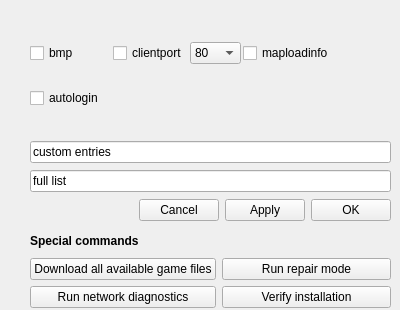
<?xml version="1.0" encoding="UTF-8"?>
<ui version="4.0">
 <class>Form</class>
 <widget class="QWidget" name="Form">
  <property name="windowModality">
   <enum>Qt::WindowModal</enum>
  </property>
  <property name="geometry">
   <rect>
    <x>0</x>
    <y>0</y>
    <width>400</width>
    <height>310</height>
   </rect>
  </property>
  <property name="windowTitle">
   <string>Gw2 start argument editor</string>
  </property>
  <property name="layoutDirection">
   <enum>Qt::LeftToRight</enum>
  </property>
  <widget class="QWidget" name="gridLayoutWidget">
   <property name="geometry">
    <rect>
     <x>30</x>
     <y>20</y>
     <width>304</width>
     <height>111</height>
    </rect>
   </property>
   <layout class="QGridLayout" name="gridLayout">
    <property name="spacing">
     <number>2</number>
    </property>
    <item row="0" column="0">
     <widget class="QCheckBox" name="checkBox_bmp">
      <property name="toolTip">
       <string>&lt;html&gt;&lt;head/&gt;&lt;body&gt;&lt;h3 style=&quot; margin-top:14px; margin-bottom:12px; margin-left:0px; margin-right:0px; -qt-block-indent:0; text-indent:0px;&quot;&gt;&lt;a name=&quot;-bmp&quot;/&gt;&lt;span style=&quot; font-size:large; font-weight:600;&quot;&gt;-&lt;/span&gt;&lt;span style=&quot; font-size:large; font-weight:600;&quot;&gt;bmp&lt;/span&gt;&lt;/h3&gt;&lt;p&gt;Forces the game to create &lt;a href=&quot;https://en.wikipedia.org/wiki/Lossless_data_compression&quot;&gt;&lt;span style=&quot; text-decoration: underline; color:#0000ff;&quot;&gt;lossless&lt;/span&gt;&lt;/a&gt; screenshots as &lt;span style=&quot; font-family:'Courier New';&quot;&gt;.BMP files&lt;/span&gt;. &lt;/p&gt;&lt;ul style=&quot;margin-top: 0px; margin-bottom: 0px; margin-left: 0px; margin-right: 0px; -qt-list-indent: 1;&quot;&gt;&lt;li style=&quot; margin-top:12px; margin-bottom:12px; margin-left:30px; margin-right:0px; -qt-block-indent:0; text-indent:0px;&quot;&gt;Used for creating higher-quality screenshots at the expense of much larger files.&lt;/li&gt;&lt;/ul&gt;&lt;/body&gt;&lt;/html&gt;</string>
      </property>
      <property name="text">
       <string>bmp</string>
      </property>
     </widget>
    </item>
    <item row="0" column="1">
     <layout class="QHBoxLayout" name="horizontalLayout">
      <item>
       <widget class="QCheckBox" name="checkBox_clientport">
        <property name="toolTip">
         <string>&lt;html&gt;&lt;head/&gt;&lt;body&gt;&lt;h3 style=&quot; margin-top:14px; margin-bottom:12px; margin-left:0px; margin-right:0px; -qt-block-indent:0; text-indent:0px;&quot;&gt;&lt;a name=&quot;-clientport_80&quot;/&gt;&lt;span style=&quot; font-size:large; font-weight:600;&quot;&gt;-&lt;/span&gt;&lt;span style=&quot; font-size:large; font-weight:600;&quot;&gt;clientport 80&lt;/span&gt;&lt;/h3&gt;&lt;p&gt;Instructs the client to connect to the game servers over port 80 (HTTP) instead of 6112 (commonly used for games). &lt;/p&gt;&lt;ul style=&quot;margin-top: 0px; margin-bottom: 0px; margin-left: 0px; margin-right: 0px; -qt-list-indent: 1;&quot;&gt;&lt;li style=&quot; margin-top:12px; margin-bottom:0px; margin-left:30px; margin-right:0px; -qt-block-indent:0; text-indent:0px;&quot;&gt;Some ISPs may prioritize traffic at certain times, and some networks may block port 6112. This may be useful to avoid such scenarios.&lt;/li&gt;&lt;li style=&quot; margin-top:0px; margin-bottom:12px; margin-left:30px; margin-right:0px; -qt-block-indent:0; text-indent:0px;&quot;&gt;Some ISPs, networks, and other forms of MITM attacks may modify traffic on port 80 which will lead to issues with the GW2 client if this option is used.&lt;/li&gt;&lt;/ul&gt;&lt;h3 style=&quot; margin-top:14px; margin-bottom:12px; margin-left:0px; margin-right:0px; -qt-block-indent:0; text-indent:0px;&quot;&gt;&lt;a name=&quot;-clientport_443&quot;/&gt;&lt;span style=&quot; font-size:large; font-weight:600;&quot;&gt;-&lt;/span&gt;&lt;span style=&quot; font-size:large; font-weight:600;&quot;&gt;clientport 443&lt;/span&gt;&lt;/h3&gt;&lt;p&gt;Instructs the client to connect to the game servers over port 443 (HTTPS) instead of 6112 (commonly used for games). &lt;/p&gt;&lt;ul style=&quot;margin-top: 0px; margin-bottom: 0px; margin-left: 0px; margin-right: 0px; -qt-list-indent: 1;&quot;&gt;&lt;li style=&quot; margin-top:12px; margin-bottom:0px; margin-left:30px; margin-right:0px; -qt-block-indent:0; text-indent:0px;&quot;&gt;Some ISPs may prioritize traffic at certain times, and some networks may block port 6112. This may be useful to avoid such scenarios.&lt;/li&gt;&lt;li style=&quot; margin-top:0px; margin-bottom:12px; margin-left:30px; margin-right:0px; -qt-block-indent:0; text-indent:0px;&quot;&gt;Some ISPs, networks, and other forms of MITM attacks may modify traffic on port 443 which will lead to issues with the GW2 client if this option is used (this is less-likely to occur than with port 80).&lt;/li&gt;&lt;/ul&gt;&lt;/body&gt;&lt;/html&gt;</string>
        </property>
        <property name="text">
         <string>clientport</string>
        </property>
       </widget>
      </item>
      <item>
       <widget class="QComboBox" name="comboBox_clientport">
        <item>
         <property name="text">
          <string>80</string>
         </property>
        </item>
        <item>
         <property name="text">
          <string>443</string>
         </property>
        </item>
       </widget>
      </item>
     </layout>
    </item>
    <item row="0" column="2">
     <widget class="QCheckBox" name="checkBox_maploadinfo">
      <property name="toolTip">
       <string>&lt;html&gt;&lt;head/&gt;&lt;body&gt;&lt;h3 style=&quot; margin-top:14px; margin-bottom:12px; margin-left:0px; margin-right:0px; -qt-block-indent:0; text-indent:0px;&quot;&gt;&lt;a name=&quot;-mapLoadinfo&quot;/&gt;&lt;span style=&quot; font-size:large; font-weight:600;&quot;&gt;-&lt;/span&gt;&lt;span style=&quot; font-size:large; font-weight:600;&quot;&gt;mapLoadinfo&lt;/span&gt;&lt;/h3&gt;&lt;p&gt;Shows diagnostic information during map loads, including load percentages and elapsed time.&lt;/p&gt;&lt;/body&gt;&lt;/html&gt;</string>
      </property>
      <property name="text">
       <string>maploadinfo</string>
      </property>
     </widget>
    </item>
    <item row="1" column="0">
     <widget class="QCheckBox" name="checkBox_autologin">
      <property name="toolTip">
       <string>&lt;html&gt;&lt;head/&gt;&lt;body&gt;&lt;h3 style=&quot; margin-top:14px; margin-bottom:12px; margin-left:0px; margin-right:0px; -qt-block-indent:0; text-indent:0px;&quot;&gt;&lt;a name=&quot;-autologin&quot;/&gt;&lt;span style=&quot; font-size:large; font-weight:600;&quot;&gt;-&lt;/span&gt;&lt;span style=&quot; font-size:large; font-weight:600;&quot;&gt;autologin&lt;/span&gt;&lt;/h3&gt;&lt;p&gt;Logs in automatically, &lt;span style=&quot; font-weight:600;&quot;&gt;if&lt;/span&gt; the client has been set to remember the Account Name and Password.&lt;/p&gt;&lt;/body&gt;&lt;/html&gt;</string>
      </property>
      <property name="text">
       <string>autologin</string>
      </property>
     </widget>
    </item>
   </layout>
  </widget>
  <widget class="QWidget" name="verticalLayoutWidget_2">
   <property name="geometry">
    <rect>
     <x>30</x>
     <y>140</y>
     <width>361</width>
     <height>84</height>
    </rect>
   </property>
   <layout class="QVBoxLayout" name="verticalLayout_2">
    <item>
     <widget class="QLineEdit" name="lineEdit_custom">
      <property name="text">
       <string>custom entries</string>
      </property>
     </widget>
    </item>
    <item>
     <widget class="QLineEdit" name="lineEdit_full">
      <property name="enabled">
       <bool>true</bool>
      </property>
      <property name="text">
       <string>full list</string>
      </property>
      <property name="readOnly">
       <bool>true</bool>
      </property>
     </widget>
    </item>
    <item>
     <layout class="QHBoxLayout" name="horizontalLayout_2">
      <item>
       <spacer name="horizontalSpacer">
        <property name="orientation">
         <enum>Qt::Horizontal</enum>
        </property>
        <property name="sizeHint" stdset="0">
         <size>
          <width>40</width>
          <height>20</height>
         </size>
        </property>
       </spacer>
      </item>
      <item>
       <widget class="QPushButton" name="pushButton_cancel">
        <property name="text">
         <string>Cancel</string>
        </property>
       </widget>
      </item>
      <item>
       <widget class="QPushButton" name="pushButton_apply">
        <property name="text">
         <string>Apply</string>
        </property>
       </widget>
      </item>
      <item>
       <widget class="QPushButton" name="pushButton_ok">
        <property name="text">
         <string>OK</string>
        </property>
       </widget>
      </item>
     </layout>
    </item>
   </layout>
  </widget>
  <widget class="QWidget" name="gridLayoutWidget_2">
   <property name="geometry">
    <rect>
     <x>30</x>
     <y>230</y>
     <width>361</width>
     <height>78</height>
    </rect>
   </property>
   <layout class="QGridLayout" name="gridLayout_2">
    <item row="1" column="0">
     <widget class="QPushButton" name="pushButton_image">
      <property name="toolTip">
       <string>&lt;html&gt;&lt;head/&gt;&lt;body&gt;&lt;h3 style=&quot; margin-top:14px; margin-bottom:12px; margin-left:0px; margin-right:0px; -qt-block-indent:0; text-indent:0px;&quot;&gt;&lt;a name=&quot;-image&quot;/&gt;&lt;span style=&quot; font-size:large; font-weight:600;&quot;&gt;-&lt;/span&gt;&lt;span style=&quot; font-size:large; font-weight:600;&quot;&gt;image&lt;/span&gt;&lt;/h3&gt;&lt;p&gt;Runs the patch UI only in order to download any available updates; closes immediately without loading the login form. &lt;/p&gt;&lt;ul style=&quot;margin-top: 0px; margin-bottom: 0px; margin-left: 0px; margin-right: 0px; -qt-list-indent: 1;&quot;&gt;&lt;li style=&quot; margin-top:12px; margin-bottom:12px; margin-left:30px; margin-right:0px; -qt-block-indent:0; text-indent:0px;&quot;&gt;&lt;span style=&quot; font-style:italic;&quot;&gt;Recommended:&lt;/span&gt; Create an extra Guild Wars 2 shortcut (e.g. &lt;span style=&quot; font-style:italic;&quot;&gt;&amp;quot;Guild Wars 2 Updater&amp;quot;&lt;/span&gt;) specifically to use this command line switch.&lt;/li&gt;&lt;/ul&gt;&lt;/body&gt;&lt;/html&gt;</string>
      </property>
      <property name="text">
       <string>Download all available game files</string>
      </property>
     </widget>
    </item>
    <item row="2" column="0">
     <widget class="QPushButton" name="pushButton_diag">
      <property name="toolTip">
       <string>&lt;html&gt;&lt;head/&gt;&lt;body&gt;&lt;h3 style=&quot; margin-top:14px; margin-bottom:12px; margin-left:0px; margin-right:0px; -qt-block-indent:0; text-indent:0px;&quot;&gt;&lt;a name=&quot;-diag&quot;/&gt;&lt;span style=&quot; font-size:large; font-weight:600;&quot;&gt;-&lt;/span&gt;&lt;span style=&quot; font-size:large; font-weight:600;&quot;&gt;diag&lt;/span&gt;&lt;/h3&gt;&lt;p&gt;Instead of launching the game, this command creates a detailed diagnostic file that contains diagnostic data that can be used for troubleshooting. The file, &lt;span style=&quot; font-family:'Courier New';&quot;&gt;NetworkDiag.log&lt;/span&gt;, will be located in your game directory or &amp;quot;Documents\Guild Wars 2&amp;quot;. If you want to use this feature, be sure to create a separate shortcut for it.&lt;/p&gt;&lt;/body&gt;&lt;/html&gt;</string>
      </property>
      <property name="text">
       <string>Run network diagnostics</string>
      </property>
     </widget>
    </item>
    <item row="0" column="0">
     <widget class="QLabel" name="label">
      <property name="font">
       <font>
        <bold>true</bold>
       </font>
      </property>
      <property name="text">
       <string>Special commands</string>
      </property>
     </widget>
    </item>
    <item row="1" column="1">
     <widget class="QPushButton" name="pushButton_repair">
      <property name="toolTip">
       <string>&lt;html&gt;&lt;head/&gt;&lt;body&gt;&lt;h3 style=&quot; margin-top:14px; margin-bottom:12px; margin-left:0px; margin-right:0px; -qt-block-indent:0; text-indent:0px;&quot;&gt;&lt;a name=&quot;-repair&quot;/&gt;&lt;span style=&quot; font-size:large; font-weight:600;&quot;&gt;-&lt;/span&gt;&lt;span style=&quot; font-size:large; font-weight:600;&quot;&gt;repair&lt;/span&gt;&lt;/h3&gt;&lt;p&gt;Start the client, checks the files for errors and repairs them as needed. This can take a long time (1/2 hour or an hour) to run as it checks the entire contents of the ~50 gigabyte archive.&lt;/p&gt;&lt;ul style=&quot;margin-top: 0px; margin-bottom: 0px; margin-left: 0px; margin-right: 0px; -qt-list-indent: 1;&quot;&gt;&lt;li style=&quot; margin-top:12px; margin-bottom:0px; margin-left:0px; margin-right:0px; -qt-block-indent:0; text-indent:0px;&quot;&gt;This is rarely necessary as the archive is always checking for errors as it runs; if it finds an error, it will schedule a repair for the next time the game starts.&lt;/li&gt;&lt;li style=&quot; margin-top:0px; margin-bottom:12px; margin-left:0px; margin-right:0px; -qt-block-indent:0; text-indent:0px;&quot;&gt;The archive reads and writes certain parts of the disk fairly frequently; if you are getting a lot of disk errors, this is a sign that your drive may be dying.&lt;/li&gt;&lt;/ul&gt;&lt;/body&gt;&lt;/html&gt;</string>
      </property>
      <property name="text">
       <string>Run repair mode</string>
      </property>
     </widget>
    </item>
    <item row="2" column="1">
     <widget class="QPushButton" name="pushButton_verify">
      <property name="toolTip">
       <string>&lt;html&gt;&lt;head/&gt;&lt;body&gt;&lt;h3 style=&quot; margin-top:14px; margin-bottom:12px; margin-left:0px; margin-right:0px; -qt-block-indent:0; text-indent:0px;&quot;&gt;&lt;a name=&quot;-verify&quot;/&gt;&lt;span style=&quot; font-size:large; font-weight:600;&quot;&gt;-&lt;/span&gt;&lt;span style=&quot; font-size:large; font-weight:600;&quot;&gt;verify&lt;/span&gt;&lt;/h3&gt;&lt;p&gt;Used to verify the .dat file.&lt;/p&gt;&lt;/body&gt;&lt;/html&gt;</string>
      </property>
      <property name="text">
       <string>Verify installation</string>
      </property>
     </widget>
    </item>
   </layout>
  </widget>
 </widget>
 <resources/>
 <connections/>
</ui>
